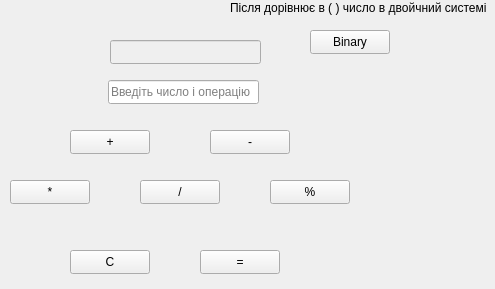
<?xml version="1.0" encoding="UTF-8"?>
<ui version="4.0">
 <class>MainWindow</class>
 <widget class="QMainWindow" name="MainWindow">
  <property name="geometry">
   <rect>
    <x>0</x>
    <y>0</y>
    <width>495</width>
    <height>289</height>
   </rect>
  </property>
  <property name="windowTitle">
   <string>MainWindow</string>
  </property>
  <widget class="QWidget" name="centralwidget">
   <widget class="QLineEdit" name="lineEdit_2">
    <property name="enabled">
     <bool>false</bool>
    </property>
    <property name="geometry">
     <rect>
      <x>110</x>
      <y>40</y>
      <width>151</width>
      <height>24</height>
     </rect>
    </property>
   </widget>
   <widget class="QLineEdit" name="lineEdit">
    <property name="geometry">
     <rect>
      <x>108</x>
      <y>80</y>
      <width>151</width>
      <height>24</height>
     </rect>
    </property>
    <property name="text">
     <string/>
    </property>
    <property name="placeholderText">
     <string>Введіть число і операцію</string>
    </property>
   </widget>
   <widget class="QPushButton" name="pushButton_plus">
    <property name="geometry">
     <rect>
      <x>70</x>
      <y>130</y>
      <width>80</width>
      <height>24</height>
     </rect>
    </property>
    <property name="autoFillBackground">
     <bool>false</bool>
    </property>
    <property name="text">
     <string>+</string>
    </property>
   </widget>
   <widget class="QPushButton" name="pushButton_minus">
    <property name="geometry">
     <rect>
      <x>210</x>
      <y>130</y>
      <width>80</width>
      <height>24</height>
     </rect>
    </property>
    <property name="text">
     <string>-</string>
    </property>
    <property name="iconSize">
     <size>
      <width>16</width>
      <height>16</height>
     </size>
    </property>
   </widget>
   <widget class="QPushButton" name="pushButton_multiply">
    <property name="geometry">
     <rect>
      <x>10</x>
      <y>180</y>
      <width>80</width>
      <height>24</height>
     </rect>
    </property>
    <property name="text">
     <string>*</string>
    </property>
   </widget>
   <widget class="QPushButton" name="pushButton_divide">
    <property name="geometry">
     <rect>
      <x>140</x>
      <y>180</y>
      <width>80</width>
      <height>24</height>
     </rect>
    </property>
    <property name="text">
     <string>/</string>
    </property>
   </widget>
   <widget class="QPushButton" name="pushButton_modulo">
    <property name="geometry">
     <rect>
      <x>270</x>
      <y>180</y>
      <width>80</width>
      <height>24</height>
     </rect>
    </property>
    <property name="text">
     <string>%</string>
    </property>
   </widget>
   <widget class="QPushButton" name="pushButton_clear">
    <property name="geometry">
     <rect>
      <x>70</x>
      <y>250</y>
      <width>80</width>
      <height>24</height>
     </rect>
    </property>
    <property name="text">
     <string>C</string>
    </property>
   </widget>
   <widget class="QPushButton" name="pushButton_equals">
    <property name="geometry">
     <rect>
      <x>200</x>
      <y>250</y>
      <width>80</width>
      <height>24</height>
     </rect>
    </property>
    <property name="text">
     <string>=</string>
    </property>
   </widget>
   <widget class="QPushButton" name="pushButton_binary">
    <property name="geometry">
     <rect>
      <x>310</x>
      <y>30</y>
      <width>80</width>
      <height>24</height>
     </rect>
    </property>
    <property name="text">
     <string>Binary</string>
    </property>
   </widget>
   <widget class="QLabel" name="label">
    <property name="geometry">
     <rect>
      <x>230</x>
      <y>0</y>
      <width>261</width>
      <height>16</height>
     </rect>
    </property>
    <property name="text">
     <string>Після дорівнює в ( ) число в двойчний системі</string>
    </property>
   </widget>
  </widget>
  <action name="action">
   <property name="checkable">
    <bool>false</bool>
   </property>
   <property name="text">
    <string>Калькулятор</string>
   </property>
  </action>
 </widget>
 <resources/>
 <connections/>
</ui>
